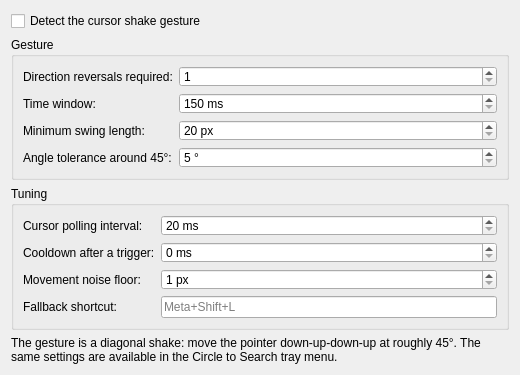
<?xml version="1.0" encoding="UTF-8"?>
<ui version="4.0">
 <class>CircleToSearchConfig</class>
 <widget class="QWidget" name="CircleToSearchConfig">
  <property name="geometry">
   <rect>
    <x>0</x>
    <y>0</y>
    <width>520</width>
    <height>360</height>
   </rect>
  </property>
  <property name="windowTitle">
   <string>Circle to Search</string>
  </property>
  <layout class="QVBoxLayout" name="mainLayout">
   <item>
    <widget class="QCheckBox" name="kcfg_enabled">
     <property name="text">
      <string>Detect the cursor shake gesture</string>
     </property>
    </widget>
   </item>
   <item>
    <widget class="QGroupBox" name="gestureBox">
     <property name="title">
      <string>Gesture</string>
     </property>
     <layout class="QFormLayout" name="gestureLayout">
      <item row="0" column="0">
       <widget class="QLabel" name="reversalsLabel">
        <property name="text">
         <string>Direction reversals required:</string>
        </property>
       </widget>
      </item>
      <item row="0" column="1">
       <widget class="QSpinBox" name="kcfg_reversals">
        <property name="minimum">
         <number>1</number>
        </property>
        <property name="maximum">
         <number>6</number>
        </property>
       </widget>
      </item>
      <item row="1" column="0">
       <widget class="QLabel" name="windowLabel">
        <property name="text">
         <string>Time window:</string>
        </property>
       </widget>
      </item>
      <item row="1" column="1">
       <widget class="QSpinBox" name="kcfg_windowMs">
        <property name="suffix">
         <string> ms</string>
        </property>
        <property name="minimum">
         <number>150</number>
        </property>
        <property name="maximum">
         <number>3000</number>
        </property>
        <property name="singleStep">
         <number>50</number>
        </property>
       </widget>
      </item>
      <item row="2" column="0">
       <widget class="QLabel" name="amplitudeLabel">
        <property name="text">
         <string>Minimum swing length:</string>
        </property>
       </widget>
      </item>
      <item row="2" column="1">
       <widget class="QSpinBox" name="kcfg_minAmplitudePx">
        <property name="suffix">
         <string> px</string>
        </property>
        <property name="minimum">
         <number>20</number>
        </property>
        <property name="maximum">
         <number>1000</number>
        </property>
        <property name="singleStep">
         <number>10</number>
        </property>
       </widget>
      </item>
      <item row="3" column="0">
       <widget class="QLabel" name="angleLabel">
        <property name="text">
         <string>Angle tolerance around 45°:</string>
        </property>
       </widget>
      </item>
      <item row="3" column="1">
       <widget class="QSpinBox" name="kcfg_angleTolerance">
        <property name="suffix">
         <string> °</string>
        </property>
        <property name="minimum">
         <number>5</number>
        </property>
        <property name="maximum">
         <number>44</number>
        </property>
       </widget>
      </item>
     </layout>
    </widget>
   </item>
   <item>
    <widget class="QGroupBox" name="tuningBox">
     <property name="title">
      <string>Tuning</string>
     </property>
     <layout class="QFormLayout" name="tuningLayout">
      <item row="0" column="0">
       <widget class="QLabel" name="pollLabel">
        <property name="text">
         <string>Cursor polling interval:</string>
        </property>
       </widget>
      </item>
      <item row="0" column="1">
       <widget class="QSpinBox" name="kcfg_pollMs">
        <property name="suffix">
         <string> ms</string>
        </property>
        <property name="minimum">
         <number>20</number>
        </property>
        <property name="maximum">
         <number>200</number>
        </property>
        <property name="singleStep">
         <number>5</number>
        </property>
       </widget>
      </item>
      <item row="1" column="0">
       <widget class="QLabel" name="cooldownLabel">
        <property name="text">
         <string>Cooldown after a trigger:</string>
        </property>
       </widget>
      </item>
      <item row="1" column="1">
       <widget class="QSpinBox" name="kcfg_cooldownMs">
        <property name="suffix">
         <string> ms</string>
        </property>
        <property name="minimum">
         <number>0</number>
        </property>
        <property name="maximum">
         <number>10000</number>
        </property>
        <property name="singleStep">
         <number>100</number>
        </property>
       </widget>
      </item>
      <item row="2" column="0">
       <widget class="QLabel" name="stepLabel">
        <property name="text">
         <string>Movement noise floor:</string>
        </property>
       </widget>
      </item>
      <item row="2" column="1">
       <widget class="QSpinBox" name="kcfg_minStepPx">
        <property name="suffix">
         <string> px</string>
        </property>
        <property name="minimum">
         <number>1</number>
        </property>
        <property name="maximum">
         <number>40</number>
        </property>
       </widget>
      </item>
      <item row="3" column="0">
       <widget class="QLabel" name="shortcutLabel">
        <property name="text">
         <string>Fallback shortcut:</string>
        </property>
       </widget>
      </item>
      <item row="3" column="1">
       <widget class="QLineEdit" name="kcfg_shortcut">
        <property name="placeholderText">
         <string>Meta+Shift+L</string>
        </property>
       </widget>
      </item>
     </layout>
    </widget>
   </item>
   <item>
    <widget class="QLabel" name="noteLabel">
     <property name="text">
      <string>The gesture is a diagonal shake: move the pointer down-up-down-up at roughly 45°. The same settings are available in the Circle to Search tray menu.</string>
     </property>
     <property name="wordWrap">
      <bool>true</bool>
     </property>
    </widget>
   </item>
   <item>
    <spacer name="verticalSpacer">
     <property name="orientation">
      <enum>Qt::Vertical</enum>
     </property>
     <property name="sizeHint" stdset="0">
      <size>
       <width>20</width>
       <height>10</height>
      </size>
     </property>
    </spacer>
   </item>
  </layout>
 </widget>
 <resources/>
 <connections/>
</ui>
